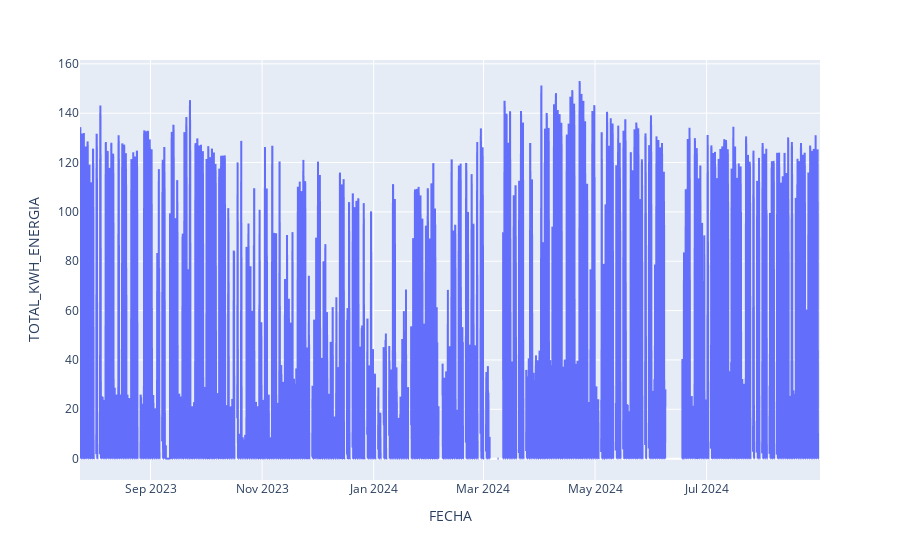

Notebook source saved alongside this figure:
### Code cell
import plotly.express as px

px.line(solar_gen,x='FECHA',y='TOTAL_KWH_ENERGIA')

### Figure 1 — Plotly figure (JSON) as saved in the notebook; plotly's stock layout.template omitted (floating-point values rounded to 4 significant figures; data arrays with more than 128 entries replaced by an {"elided": "..."} marker saying what was removed)
{"data": [{"hovertemplate": "FECHA=%{x}<br>TOTAL_KWH_ENERGIA=%{y}<extra></extra>", "legendgroup": "", "line": {"color": "#636efa", "dash": "solid"}, "marker": {"symbol": "circle"}, "mode": "lines", "name": "", "showlegend": false, "type": "scattergl", "x": {"elided": "9708 str values"}, "xaxis": "x", "y": {"elided": "9708 float values"}, "yaxis": "y"}], "layout": {"legend": {"tracegroupgap": 0}, "margin": {"t": 60}, "xaxis": {"anchor": "y", "domain": [0, 1], "title": {"text": "FECHA"}}, "yaxis": {"anchor": "x", "domain": [0, 1], "title": {"text": "TOTAL_KWH_ENERGIA"}}}}
